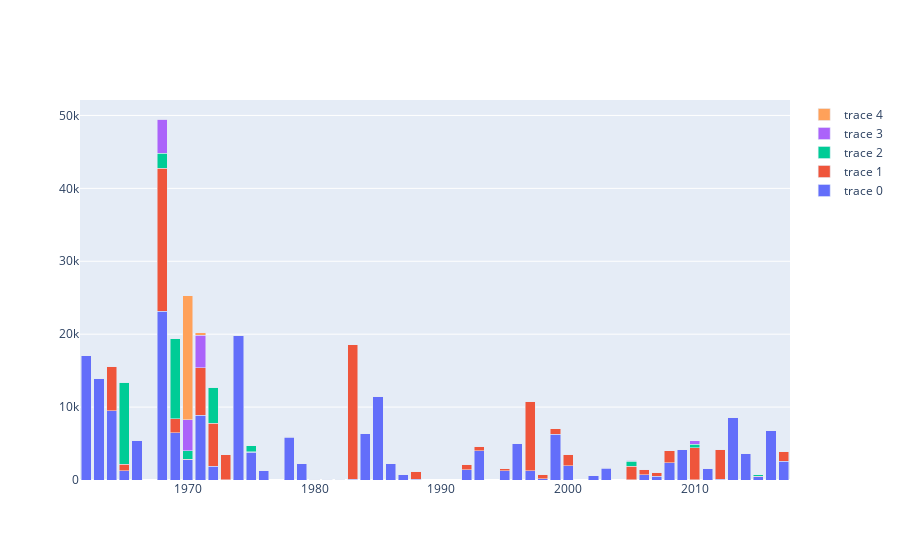

The notebook cell this image was saved under:
### Code cell
# Stacked bar chart visualisation

# MAKE SCORE AND NAME ARRAYS FOR VISUALIZATION
max_artists_in_year = best_scores_df['Year'].value_counts().max()
number_of_years = len(set(best_scores_df['Year']))

score_array = np.full((number_of_years, max_artists_in_year), 0)
name_array = np.full((number_of_years, max_artists_in_year), None)

for x, year in enumerate(best_scores_df['Year'].unique()):
    cur_year = best_scores_df.loc[best_scores_df['Year'] == year].reset_index()
    for y, row in cur_year.iterrows():
        score_array[x, y] = row['cum_score']
        name_array[x, y] = row['Performer']


import plotly.graph_objects as go

animals=['giraffes', 'orangutans', 'monkeys']
years = best_scores_df['Year'].unique()

fig = go.Figure(data=[
    go.Bar(x=years, y=score_array[:, 0], hovertext=name_array[:, 0]),
    go.Bar(x=years, y=score_array[:, 1], hovertext=name_array[:, 1]),
    go.Bar(x=years, y=score_array[:, 2], hovertext=name_array[:, 2]),
    go.Bar(x=years, y=score_array[:, 3], hovertext=name_array[:, 3]),
    go.Bar(x=years, y=score_array[:, 4], hovertext=name_array[:, 4]),
])
# Change the bar mode
fig.update_layout(barmode='stack')
fig.show()

### Figure 1 — Plotly figure (JSON) as saved in the notebook; plotly's stock layout.template omitted (floating-point values rounded to 4 significant figures)
{"data": [{"hovertext": ["Ray Charles", "The Isley Brothers", "Bob Dylan", "Bo Diddley", "The Crystals", "Dionne Warwick", "Gordon Lightfoot", "Jefferson Airplane", "Boz Scaggs", "Blue Oyster Cult", "Country Joe McDonald", "Bruce Springsteen", "Harry Chapin", "J.D. Souther", "Bonnie Raitt", "The Tubes", "Robin Lane & The Chartbusters", "NRBQ", "Graham Parker", "NRBQ", "Paul Young", "R.E.M.", "Los Lobos", "Elvis Costello", "NRBQ", "A Tribe Called Quest", "10,000 Maniacs", "Digable Planets", "Coolio", "Bo Diddley", "Grandmaster Flash", "Busta Rhymes", "Kelis", "The Roots", "Lisa Loeb", "Ben Folds", "Common", "The Flaming Lips", "Lupe Fiasco", "Nas", "MGMT", "Wyclef Jean", "Cam'ron", "Kendrick Lamar", "Lauryn Hill", "Modest Mouse", "Fetty Wap", "Erykah Badu"], "type": "bar", "x": [1962, 1963, 1964, 1965, 1966, 1968, 1969, 1970, 1971, 1972, 1973, 1974, 1975, 1976, 1978, 1979, 1980, 1981, 1982, 1983, 1984, 1985, 1986, 1987, 1988, 1992, 1993, 1995, 1996, 1997, 1998, 1999, 2000, 2002, 2003, 2005, 2006, 2007, 2008, 2009, 2010, 2011, 2012, 2013, 2014, 2015, 2016, 2017], "y": [17029, 13866, 9476, 1297, 5471, 23154, 6500, 2785, 8895, 1920, 34, 19753, 3819, 1346, 5866, 2224, 29, 113, 10, 113, 6368, 11486, 2238, 726, 113, 1422, 4001, 1285, 5048, 1297, 169, 6283, 1948, 568, 1632, 55, 745, 522, 2347, 4125, 30, 1591, 98, 8605, 3682, 457, 6728, 2544]}, {"hovertext": [null, "The Limeliters", "The Coasters", "Ella Fitzgerald", null, "James Brown", "Janis Joplin", "John Mayall", "Gordon Lightfoot", "Bonnie Raitt", "Todd Rundgren", null, "John Mayall", null, "NRBQ", null, null, null, null, "U2", null, null, null, null, "The Wailers", "De La Soul", "Black Sheep", "Indigo Girls", null, "Bob Dylan", "KRS-One", "Common", "Wyclef Jean", null, "The Wallflowers", "Howie Day", "OK Go", "The Roots", "M.I.A.", null, "Snoop Dogg", null, "Childish Gambino", null, null, "Pusha T", null, "Young Thug"], "type": "bar", "x": [1962, 1963, 1964, 1965, 1966, 1968, 1969, 1970, 1971, 1972, 1973, 1974, 1975, 1976, 1978, 1979, 1980, 1981, 1982, 1983, 1984, 1985, 1986, 1987, 1988, 1992, 1993, 1995, 1996, 1997, 1998, 1999, 2000, 2002, 2003, 2005, 2006, 2007, 2008, 2009, 2010, 2011, 2012, 2013, 2014, 2015, 2016, 2017], "y": [0, 98, 6142, 846, 0, 19591, 1893, 42, 6500, 5866, 3451, 0, 42, 0, 113, 0, 0, 0, 0, 18414, 0, 0, 0, 0, 1060, 739, 641, 302, 0, 9476, 605, 745, 1591, 0, 114, 1845, 703, 568, 1635, 0, 4397, 0, 4111, 0, 0, 62, 0, 1409]}, {"hovertext": [null, null, null, "The Shirelles", null, "Procol Harum", "Smokey Robinson", "John Sebastian", "Laura Nyro", "Ike & Tina Turner", null, null, "Richie Havens", null, null, null, null, null, null, null, null, null, null, null, null, null, null, null, null, null, null, null, null, null, null, "Matt Nathanson", null, null, null, null, "The Black Keys", null, null, null, null, "Waka Flocka Flame", null, null], "type": "bar", "x": [1962, 1963, 1964, 1965, 1966, 1968, 1969, 1970, 1971, 1972, 1973, 1974, 1975, 1976, 1978, 1979, 1980, 1981, 1982, 1983, 1984, 1985, 1986, 1987, 1988, 1992, 1993, 1995, 1996, 1997, 1998, 1999, 2000, 2002, 2003, 2005, 2006, 2007, 2008, 2009, 2010, 2011, 2012, 2013, 2014, 2015, 2016, 2017], "y": [0, 0, 0, 11259, 0, 2051, 11014, 1178, 16, 4959, 0, 0, 811, 0, 0, 0, 0, 0, 0, 0, 0, 0, 0, 0, 0, 0, 0, 0, 0, 0, 0, 0, 0, 0, 0, 652, 0, 0, 0, 0, 494, 0, 0, 0, 0, 198, 0, 0]}, {"hovertext": [null, null, null, null, null, "The Yardbirds", null, "Judy Collins", "Poco", null, null, null, null, null, null, null, null, null, null, null, null, null, null, null, null, null, null, null, null, null, null, null, null, null, null, "Talib Kweli", null, null, null, null, "Wale", null, null, null, null, null, null, null], "type": "bar", "x": [1962, 1963, 1964, 1965, 1966, 1968, 1969, 1970, 1971, 1972, 1973, 1974, 1975, 1976, 1978, 1979, 1980, 1981, 1982, 1983, 1984, 1985, 1986, 1987, 1988, 1992, 1993, 1995, 1996, 1997, 1998, 1999, 2000, 2002, 2003, 2005, 2006, 2007, 2008, 2009, 2010, 2011, 2012, 2013, 2014, 2015, 2016, 2017], "y": [0, 0, 0, 0, 0, 4717, 0, 4252, 4477, 0, 0, 0, 0, 0, 0, 0, 0, 0, 0, 0, 0, 0, 0, 0, 0, 0, 0, 0, 0, 0, 0, 0, 0, 0, 0, 129, 0, 0, 0, 0, 460, 0, 0, 0, 0, 0, 0, 0]}, {"hovertext": [null, null, null, null, null, null, null, "Ray Charles", "Sha Na Na", null, null, null, null, null, null, null, null, null, null, null, null, null, null, null, null, null, null, null, null, null, null, null, null, null, null, "The Shins", null, null, null, null, null, null, null, null, null, null, null, null], "type": "bar", "x": [1962, 1963, 1964, 1965, 1966, 1968, 1969, 1970, 1971, 1972, 1973, 1974, 1975, 1976, 1978, 1979, 1980, 1981, 1982, 1983, 1984, 1985, 1986, 1987, 1988, 1992, 1993, 1995, 1996, 1997, 1998, 1999, 2000, 2002, 2003, 2005, 2006, 2007, 2008, 2009, 2010, 2011, 2012, 2013, 2014, 2015, 2016, 2017], "y": [0, 0, 0, 0, 0, 0, 0, 17029, 297, 0, 0, 0, 0, 0, 0, 0, 0, 0, 0, 0, 0, 0, 0, 0, 0, 0, 0, 0, 0, 0, 0, 0, 0, 0, 0, 14, 0, 0, 0, 0, 0, 0, 0, 0, 0, 0, 0, 0]}], "layout": {"barmode": "stack"}}
